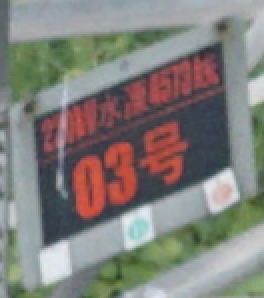
//> input picture test4.png, 132 x 149 px (shown 2 times larger)
$ ./matcode   (built with g++ and OpenCV 4)
//> lines starting //> are read from the running program, lines starting //| are printed output that depends on the picture; after the words box and inside, x2 and y2 are one past the last pixel; in counts of white or black regions, pixels touching at a corner belong together
//  基于局部自适应阈值的图像二值化
//  Author：www.icvpr.com
//  Blog:   http://blog.csdn.net/icvpr

#include <iostream>
#include <opencv2/opencv.hpp>

using namespace cv;
int main(int argc, char** argv)
{
	cv::Mat image = cv::imread("./test4.png", CV_LOAD_IMAGE_GRAYSCALE);
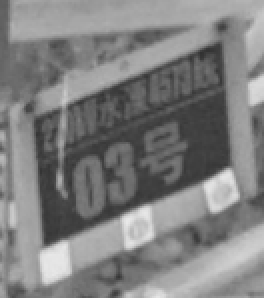
//> image: 149 rows x 132 cols, CV_8UC1 (shown 2 times larger); min 49, max 232, mean 127.5
	if (image.empty())
	{
		std::cout<<"read image failure"<<std::endl;
		return -1;
	}

	cv::imshow("aa",image);
	// 全局二值化
	int th = 200;
	cv::Mat global;
	cv::threshold(image, global, th, 255, CV_THRESH_BINARY_INV);
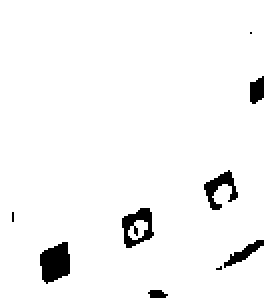
//> global: 149 rows x 132 cols, CV_8UC1 (shown 2 times larger); 96.2% white; 9 black regions (3 under 20 px), largest, box (x1, y1, x2, y2) and area: (20, 121, 35, 142) 233, (61, 104, 77, 124) 170, (102, 85, 119, 105) 142, (112, 120, 132, 134) 91, (125, 38, 132, 52) 76, (74, 145, 84, 149) 31
	cv::imshow("global",global);

    Mat element = getStructuringElement(MORPH_RECT, Size(3, 3)); //第一个参数MORPH_RECT表示矩形的卷积核，当然还可以选择椭圆形的、交叉型的

    //高级形态学处理，调用这个函数就可以了，具体要选择哪种操作，就修改第三个参数就可以了。这里演示的是形态学梯度处理
    morphologyEx(global, global, MORPH_ERODE, element);
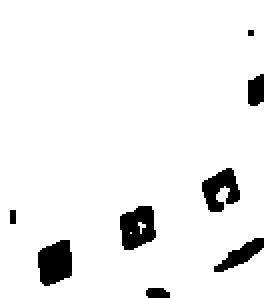
//> global: 149 rows x 132 cols, CV_8UC1 (shown 2 times larger); 93.8% white; 8 black regions (1 under 20 px), largest, box (x1, y1, x2, y2) and area: (19, 120, 36, 143) 309, (60, 103, 78, 125) 294, (101, 84, 120, 106) 251
	// 局部二值化
	int blockSize = 41;
	int constValue = 10;
	cv::Mat local;
	cv::adaptiveThreshold(image, local, 255, CV_ADAPTIVE_THRESH_MEAN_C, CV_THRESH_BINARY_INV, blockSize, constValue);
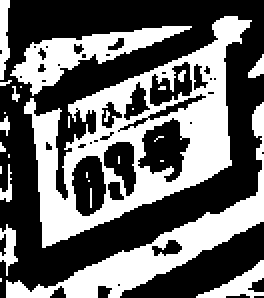
//> local: 149 rows x 132 cols, CV_8UC1 (shown 2 times larger); 41% white; 28 white regions (19 under 20 px), largest, box (x1, y1, x2, y2) and area: (12, 8, 126, 124) 4330, (3, 51, 132, 149) 1951, (5, 13, 96, 48) 1019

	// global = ~global;
	// cv::imwrite("global.jpg", global);
	// cv::imwrite("local.jpg", local);

	cv::imshow("globalThreshold", global);
    // cv::imwrite("globalThreshold.jpeg", global);
	cv::imshow("localThreshold", local);
	cv::waitKey(0);

	return 0;
}

$ run again, with test2.png copied over test4.png
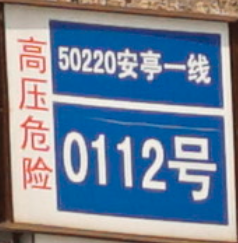
//> input picture test2.png, 238 x 243 px
//> `morphologyEx(global, global, MORPH_ERODE, element);`:
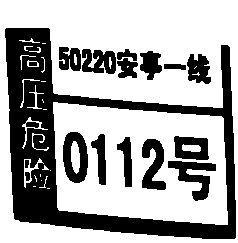
//> global: 243 rows x 238 cols, CV_8UC1; 65.5% white; 16 black regions, largest, box (x1, y1, x2, y2) and area: (5, 28, 236, 239) 13606, (63, 132, 88, 183) 822, (168, 161, 216, 201) 819
//> `cv::adaptiveThreshold(image, local, 255, CV_ADAPTIVE_THRESH_MEAN_C, CV..`:
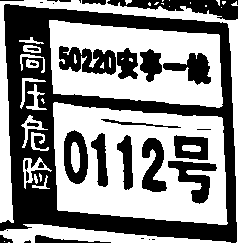
//> local: 243 rows x 238 cols, CV_8UC1; 54.5% white; 33 black regions (11 under 20 px), largest, box (x1, y1, x2, y2) and area: (0, 4, 237, 243) 17240, (107, 0, 238, 20) 1286, (59, 46, 116, 75) 1094

$ run again, with test3.png copied over test4.png
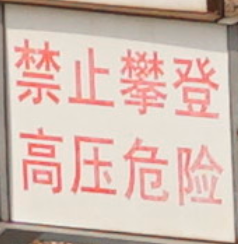
//> input picture test3.png, 238 x 244 px
//> `morphologyEx(global, global, MORPH_ERODE, element);`:
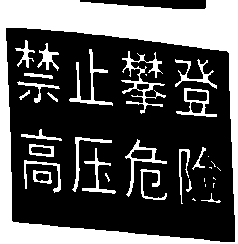
//> global: 244 rows x 238 cols, CV_8UC1; 32.8% white; 34 white regions (11 under 20 px), largest, box (x1, y1, x2, y2) and area: (0, 0, 238, 244) 14318, (121, 51, 166, 114) 700, (69, 49, 113, 106) 449
//> `cv::adaptiveThreshold(image, local, 255, CV_ADAPTIVE_THRESH_MEAN_C, CV..`:
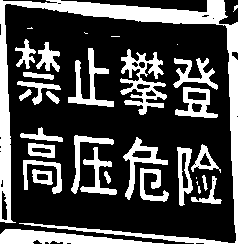
//> local: 244 rows x 238 cols, CV_8UC1; 29.3% white; 33 white regions (8 under 20 px), largest, box (x1, y1, x2, y2) and area: (0, 0, 238, 244) 6862, (0, 229, 164, 244) 1335, (120, 49, 167, 115) 1279
